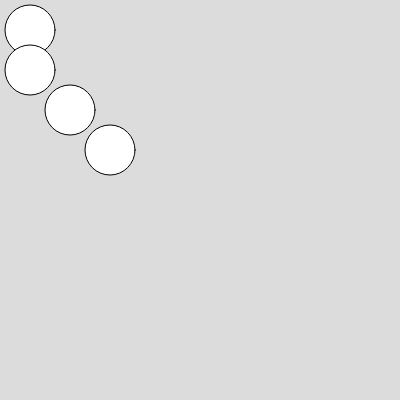
Frame 1 (no input)
Frame 60 (no input): identical to frame 1, image omitted
Frame 120 (the mouse pressed at the canvas centre since frame 60): identical to frame 1, image omitted

The p5.js sketch that drew this single still picture (run headless with seeded random() and noise() and a simulated clock; from frame 60 on, the mouse is pressed at the canvas centre):

// p5.js sketch
// ── sketch.js
let lebarLingkaran = 50;

function setup() {
  createCanvas(400, 400);
}

function draw() {
  background(220);
  circle(30,30,lebarLingkaran);
  circle(30,70,lebarLingkaran);
  circle(70,110,lebarLingkaran);
  circle(110,150,lebarLingkaran);
}
